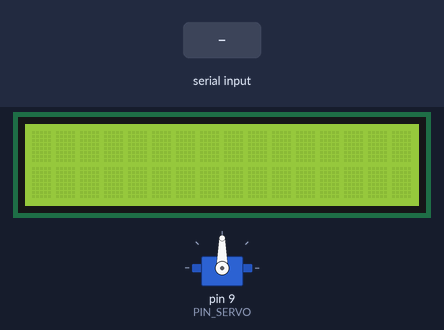
Recording of a sketch running on a simulated Arduino Uno, built with avr-gcc and run on an emulated ATmega328P. On the bench: servo, 16×2 character LCD. The inputs (shaded band) are chosen by the test bench.

Above: at 1.2 s.
1.3 s: "1" received over the second serial link
At 1.8 s:
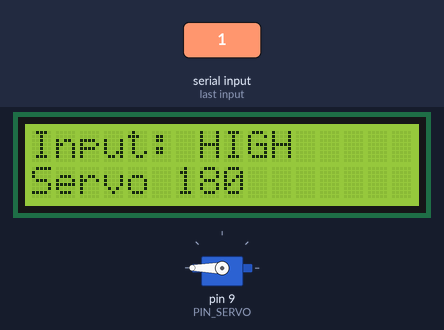
2.8 s: "0" received over the second serial link
At 4.1 s:
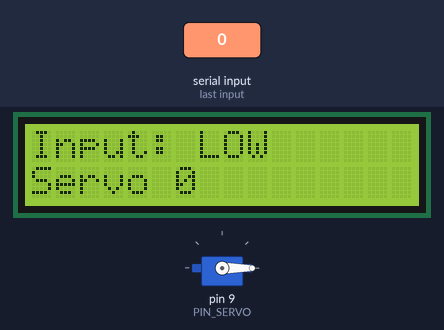
Timing chart, 0 to 5.8 s (numbered marks = the images above; inputs shaded):
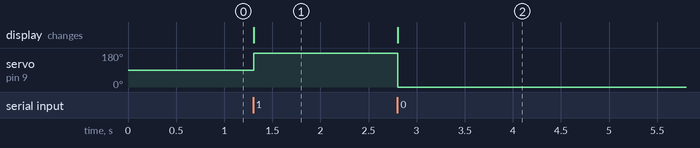

Measured:
- after the input at 1.3 s, servo on pin 9 (PIN_SERVO): 90° → 180° at once; the display: changes at once (image 1)
- after the input at 2.8 s, servo on pin 9 (PIN_SERVO): 180° → 0° at once; the display: changes at once (image 2)

The sketch:

try_bluetooth_module.ino
```cpp
#include <SoftwareSerial.h>
#include <Servo.h>
#include <LiquidCrystal.h>

#define PIN_LED 13
#define PIN_SERVO 9
#define PIN_RS 12
#define PIN_EN 11
#define PIN_D4 7
#define PIN_D5 6
#define PIN_D6 5
#define PIN_D7 4

Servo myServo;
SoftwareSerial mySerial(2, 3);
LiquidCrystal lcd(PIN_RS, PIN_EN, PIN_D4, PIN_D5, PIN_D6, PIN_D7);

void setup() {
    mySerial.begin(9600);
    Serial.begin(9600);
    myServo.attach(PIN_SERVO);
    lcd.begin(16, 2);
}

void loop() {
    int i;
    if (mySerial.available()) {
        i = mySerial.read();
        if (i == '1') {
            digitalWrite(PIN_LED, HIGH);
            myServo.write(180);
            lcd.clear();
            lcd.print("Input: HIGH");
            lcd.setCursor(0, 1);
            lcd.print("Servo 180");
        } else if (i == '0') {
            digitalWrite(PIN_LED, LOW);
            myServo.write(0);
            lcd.clear();
            lcd.print("Input: LOW");
            lcd.setCursor(0, 1);
            lcd.print("Servo 0");
        }
        lcd.display();
    }
}
```
